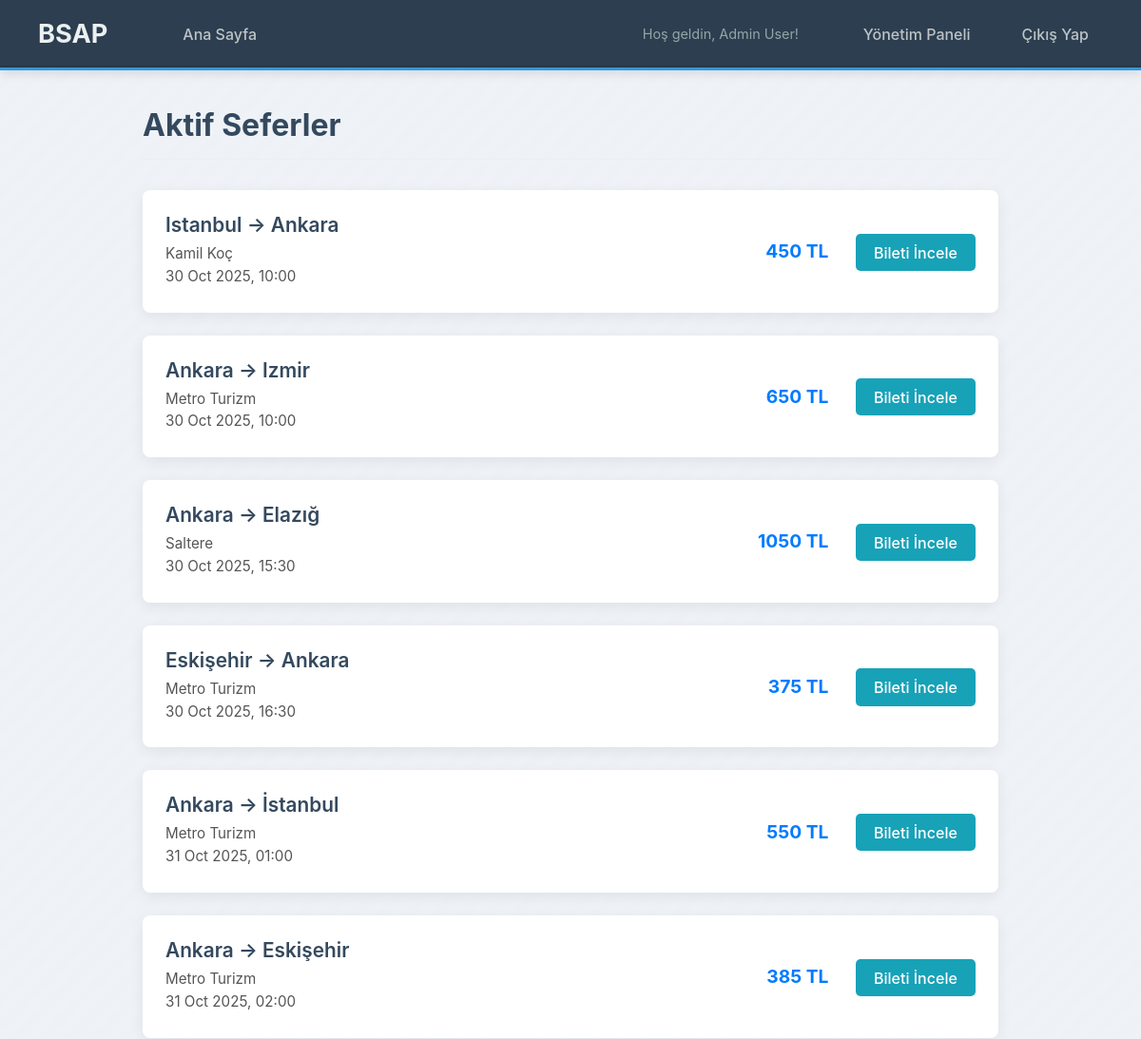
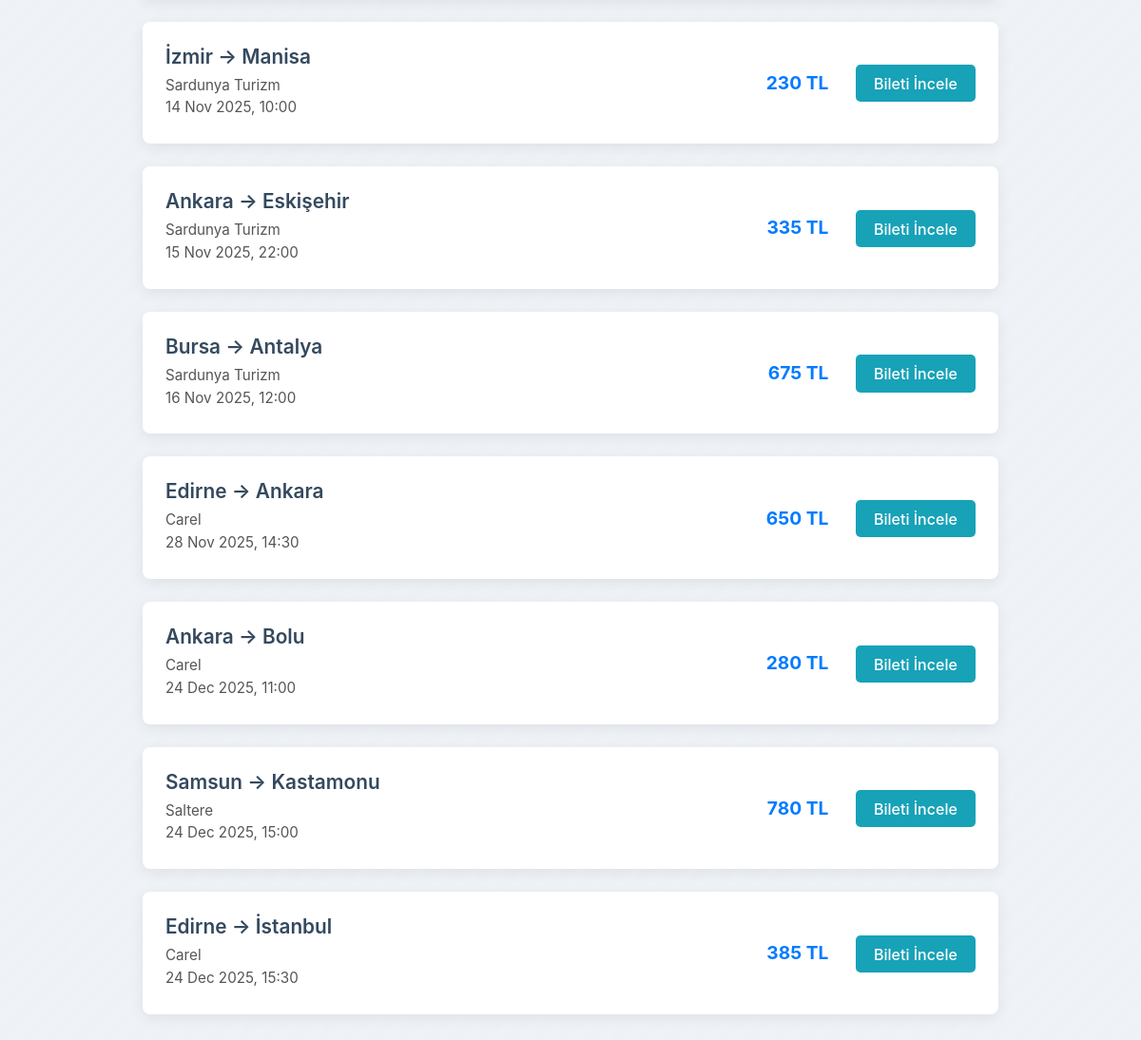
Page /index.php (signed in) on the committed database (2 pictures, top to bottom).
### tables this page shows
CREATE TABLE "Trips" (
    "id" TEXT NOT NULL,
    "company_id" TEXT NOT NULL,
    "destination_city" TEXT NOT NULL,
    "arrival_time" TEXT NOT NULL,
    "departure_time" TEXT NOT NULL,
    "departure_city" TEXT NOT NULL,
    "price" INTEGER NOT NULL,
    "capacity" INTEGER NOT NULL,
    "created_at" TEXT NOT NULL DEFAULT CURRENT_TIMESTAMP,
    PRIMARY KEY("id")
);

CREATE TABLE "Bus_Company" (
    "id" TEXT NOT NULL,
    "name" TEXT NOT NULL UNIQUE,
    "logo_path" TEXT,
    "created_at" TEXT NOT NULL DEFAULT CURRENT_TIMESTAMP,
    PRIMARY KEY("id")
);

### index.php (the view, shortened to what this page needs)
<?php
require_once 'header.php';
require_once 'db.php';
$trips = [];
try
{
    $sql = "SELECT Trips.*, Bus_Company.name AS company_name
            FROM Trips
            JOIN Bus_Company ON Trips.company_id = Bus_Company.id
            WHERE Trips.departure_time > datetime('now', 'localtime')
            ORDER BY Trips.departure_time ASC";
    $stmt = $db->query($sql);
    $trips = $stmt->fetchAll();
} catch (PDOException $e) {
    die("Seferler listelenirken hata oluştu: " . $e->getMessage());
}
?>
<div class="main-container">
    <h1>Aktif Seferler</h1>
    <?php if (empty($trips)): ?>
        <div class="no-trips"> Şu anda aktif sefer bulunmamaktadır.</div>
    <?php else: ?>
        <ul class="trip-list">
            <?php foreach ($trips as $trip): ?>
                <li class="trip-card">
                    <div class="trip-details">
                        <div class="trip-route">
                            <?php echo htmlspecialchars($trip['departure_city']); ?> &rarr; <?php echo htmlspecialchars($trip['destination_city']); ?>
                        </div>
                        <div class="trip-company">
                            <?php echo htmlspecialchars($trip['company_name']); ?>
                        </div>
                        <div class="trip-time">
                            <?php echo date('d M Y, H:i', strtotime($trip['departure_time'])); ?>
                        </div>
                    </div>
                    <div class="trip-actions">
                         <span class="trip-price"><?php echo htmlspecialchars($trip['price']); ?> TL</span>
                         <a href="buy_ticket.php?trip_id=<?php echo $trip['id']; ?>" class="btn-details">Bileti İncele</a>
                    </div>
                </li>
            <?php endforeach; ?>
        </ul>
    <?php endif; ?>
</div>
</body>
</html>

### header.php (style rules this page uses)
body { font-family: -apple-system, BlinkMacSystemFont, "Segoe UI", Roboto, Helvetica, Arial, sans-serif; background-color: #eef2f7; background-image: repeating-linear-gradient( -45deg, rgba(255, 255, 255, 0.05), rgba(255, 255, 255, 0.05) 10px, transparent 10px, transparent 20px ); margin: 0; color: #34495e; padding-top: 80px; }

### index.php (style rules this page uses)
.main-container { max-width: 900px; margin: 2rem auto; padding: 0 1rem; }
.main-container h1 { margin-bottom: 2rem; border-bottom: 1px solid #eee; padding-bottom: 1rem; }
.trip-list { list-style: none; padding: 0; }
.trip-card { background-color: #fff; border-radius: 8px; box-shadow: 0 4px 15px rgba(0,0,0,0.07); margin-bottom: 1.5rem; display: flex; justify-content: space-between; align-items: center; padding: 1.5rem; transition: transform 0.2s ease, box-shadow 0.2s ease; }
.trip-details { flex-grow: 1; margin-right: 1rem; }
.trip-route { font-size: 1.3rem; font-weight: 600; margin: 0 0 0.5rem 0; }
.trip-company, .trip-time { color: #555; margin-bottom: 0.3rem; font-size: 0.95rem; }
.trip-price { font-size: 1.2rem; font-weight: bold; color: #007bff; margin-right: 1.5rem; white-space: nowrap; }
.btn-details { background-color: #17a2b8; color: white; padding: 0.6rem 1.2rem; text-decoration: none; border-radius: 5px; font-weight: 500; white-space: nowrap; }

### rows in the picture
trips: departure_city "Istanbul", destination_city "Ankara", bus_company.name "Kamil Koç", departure_time "30 Oct 2025, 10:00", price "450"
trips: departure_city "Ankara", destination_city "Izmir", bus_company.name "Metro Turizm", departure_time "30 Oct 2025, 10:00", price "650"
trips: departure_city "Ankara", destination_city "Elazığ", bus_company.name "Saltere", departure_time "30 Oct 2025, 15:30", price "1050"
trips: departure_city "Eskişehir", destination_city "Ankara", bus_company.name "Metro Turizm", departure_time "30 Oct 2025, 16:30", price "375"
trips: departure_city "Ankara", destination_city "İstanbul", bus_company.name "Metro Turizm", departure_time "31 Oct 2025, 01:00", price "550"
trips: departure_city "Ankara", destination_city "Eskişehir", bus_company.name "Metro Turizm", departure_time "31 Oct 2025, 02:00", price "385"
trips: departure_city "İzmir", destination_city "Manisa", bus_company.name "Sardunya Turizm", departure_time "14 Nov 2025, 10:00", price "230"
trips: departure_city "Ankara", destination_city "Eskişehir", bus_company.name "Sardunya Turizm", departure_time "15 Nov 2025, 22:00", price "335"
trips: departure_city "Bursa", destination_city "Antalya", bus_company.name "Sardunya Turizm", departure_time "16 Nov 2025, 12:00", price "675"
trips: departure_city "Edirne", destination_city "Ankara", bus_company.name "Carel", departure_time "28 Nov 2025, 14:30", price "650"
trips: departure_city "Ankara", destination_city "Bolu", bus_company.name "Carel", departure_time "24 Dec 2025, 11:00", price "280"
trips: departure_city "Samsun", destination_city "Kastamonu", bus_company.name "Saltere", departure_time "24 Dec 2025, 15:00", price "780"
trips: departure_city "Edirne", destination_city "İstanbul", bus_company.name "Carel", departure_time "24 Dec 2025, 15:30", price "385"

### other values in the picture
$_SESSION['full_name'] "Admin User"
